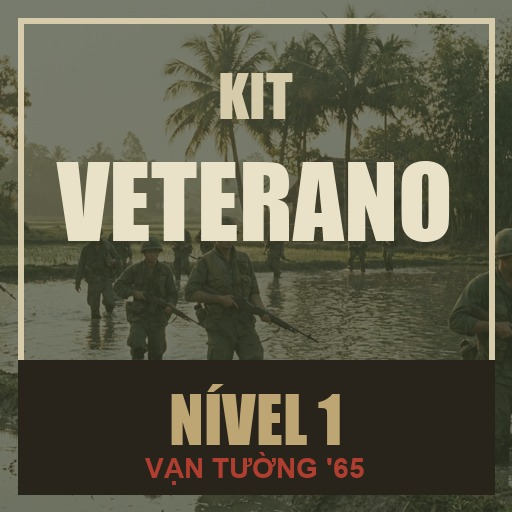
#> input picture vantuong65/assets/forgegui/marketing/gamepass_kit_veterano.jpg, 512 x 512 px, given in place of icone_jogo_a.jpg, which was not available
$ python make_store_images.py
#> lines starting #> are read from the running program, lines starting #| are printed output that depends on the picture
"""Imagens da página do jogo no formato do Roblox (F6), a partir da arte do ForgeGUI.

- Ícone 512x512: os ícones gerados vieram com cantos arredondados brancos embutidos (~50 px na
  diagonal, raio ~171 px em 1024). O Roblox arredonda o ícone sozinho, então o branco viraria
  borda. Recorte de 56 px por lado tira todo o branco (calculado: a 52 px já não há branco).
- Miniatura 16:9: a key art tem 1376x768 (1,792:1). Recorte central para 1365x768 (16:9 exato),
  sem ampliar: ampliar não cria detalhe.

Uso: uv run python tools/make_store_images.py   (a partir de vantuong65/)
"""

from __future__ import annotations

from pathlib import Path

import numpy as np
from PIL import Image

MKT = Path(__file__).resolve().parent.parent / "assets/forgegui/marketing"
OUT = MKT / "roblox"
ICON_INSET = 56


def icon(src: Path, dst: Path) -> None:
    im = Image.open(src).convert("RGB")
    w, h = im.size
    im = im.crop((ICON_INSET, ICON_INSET, w - ICON_INSET, h - ICON_INSET))
    im = im.resize((512, 512), Image.Resampling.LANCZOS)
    a = np.asarray(im)
    corners = [a[0, 0], a[0, -1], a[-1, 0], a[-1, -1]]
    assert all(c.min() < 248 for c in corners), "sobrou canto branco"
    im.save(dst, optimize=True)


def thumbnail(src: Path, dst: Path) -> None:
    im = Image.open(src).convert("RGB")
    w, h = im.size
    tw = round(h * 16 / 9)
    assert tw <= w, "a key art é mais estreita que 16:9"
    x0 = (w - tw) // 2
    im.crop((x0, 0, x0 + tw, h)).save(dst, quality=92, optimize=True)


def main() -> None:
    OUT.mkdir(exist_ok=True)
    icon(MKT / "icone_jogo_a.jpg", OUT / "icone_512.png")
#> in icon, im is the input picture: PIL image 512x512 RGB; mean R, G, B 95.6, 93.8, 75.5
#> in icon, `im = im.crop((ICON_INSET, ICON_INSET, w - ICON_INSET, h - ICON_INSET))`:
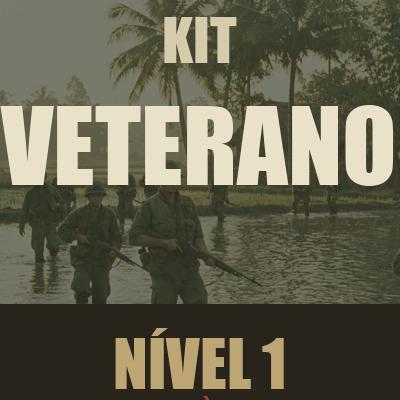
#> im: PIL image 400x400 RGB; mean R, G, B 100.9, 98.9, 79.5
#> in icon, `corners = [a[0, 0], a[0, -1], a[-1, 0], a[-1, -1]]`: corners = [[119, 123, 108], [71, 74, 53], [40, 36, 27], [40, 36, 27]]
    icon(MKT / "icone_jogo_b.jpg", OUT / "icone_512_alternativo.png")
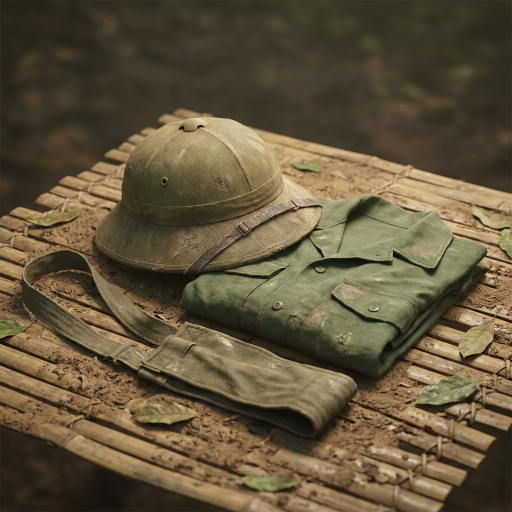
#> input picture vantuong65/assets/forgegui/marketing/gamepass_vc_1965.jpg, 1024 x 1024 px, given in place of icone_jogo_b.jpg, which was not available (shown at 1/2 size)
#> in icon, im is the input picture: PIL image 1024x1024 RGB; mean R, G, B 98.7, 85.3, 60.4
#> in icon (call 2), `im = im.crop((ICON_INSET, ICON_INSET, w - ICON_INSET, h - ICON_INSET))`:
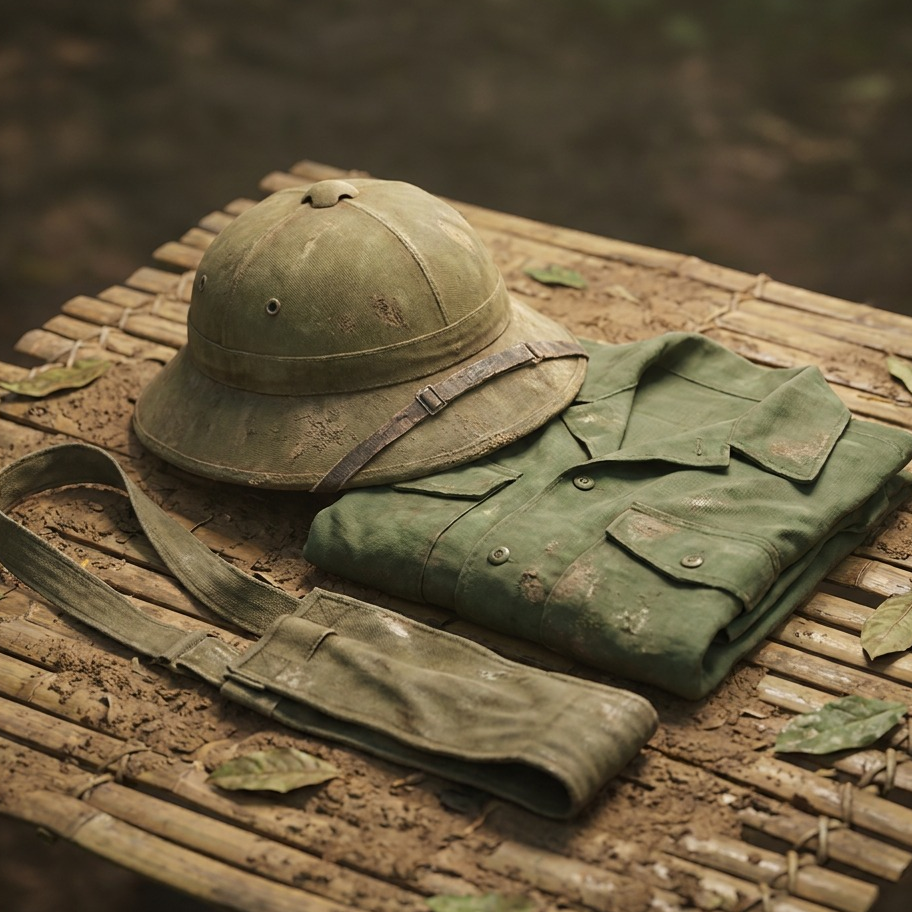
#> im: PIL image 912x912 RGB; mean R, G, B 103.5, 89.9, 63.8
#> in icon (call 2), `corners = [a[0, 0], a[0, -1], a[-1, 0], a[-1, -1]]`: corners = [[43, 39, 28], [44, 40, 28], [38, 30, 19], [41, 33, 22]]
    thumbnail(MKT / "capa_keyart.jpg", OUT / "miniatura_1_16x9.jpg")
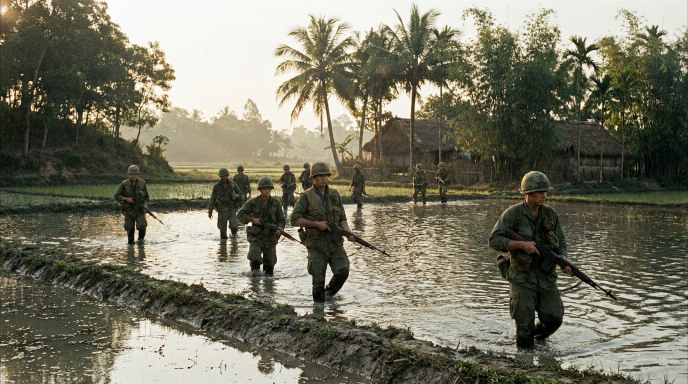
#> input picture vantuong65/assets/forgegui/marketing/capa_keyart.jpg, 1376 x 768 px (shown at 1/2 size)
#> in thumbnail, im is the input picture: PIL image 1376x768 RGB; mean R, G, B 118.9, 116.9, 99.4
#> in thumbnail, `im.crop((x0, 0, x0 + tw, h)).save(dst, quality=92, optimize=True)`:
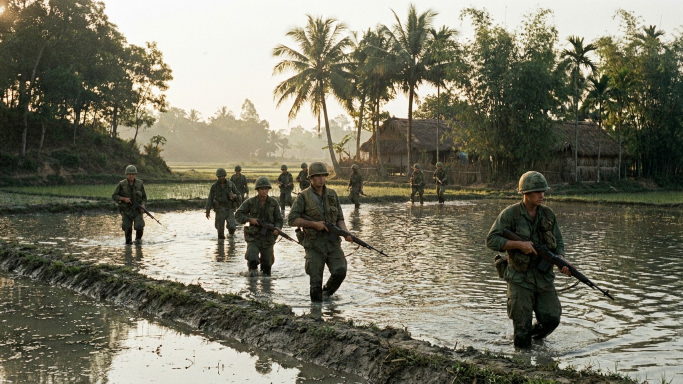
#> saved as miniatura_1_16x9.jpg: PIL image 1365x768 RGB (shown at 1/2 size); mean R, G, B 119.2, 117.1, 99.7
    for f in sorted(OUT.iterdir()):
        print(f.name, Image.open(f).size)


if __name__ == "__main__":
    main()
